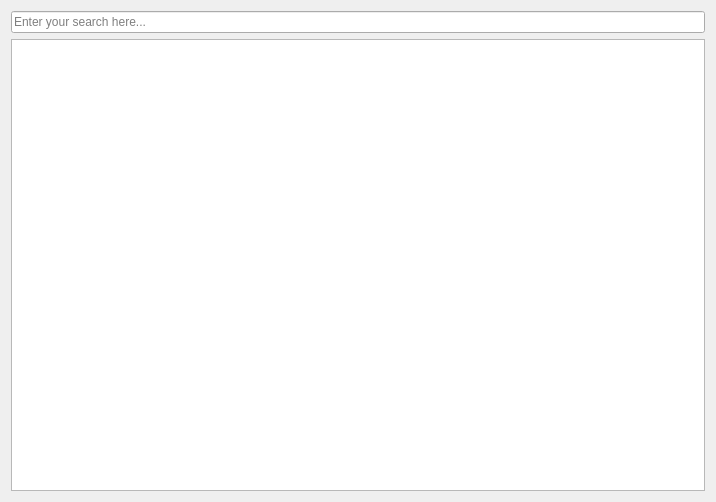
<?xml version="1.0" encoding="UTF-8"?>
<ui version="4.0">
 <class>ObjectListWindow</class>
 <widget class="QWidget" name="ObjectListWindow">
  <property name="geometry">
   <rect>
    <x>0</x>
    <y>0</y>
    <width>716</width>
    <height>502</height>
   </rect>
  </property>
  <layout class="QVBoxLayout" name="verticalLayout_2">
   <item>
    <widget class="QSplitter" name="splitter">
     <property name="orientation">
      <enum>Qt::Vertical</enum>
     </property>
     <widget class="QWidget" name="layoutWidget">
      <layout class="QVBoxLayout" name="verticalLayout">
       <item>
        <widget class="QLineEdit" name="objectSearch">
         <property name="placeholderText">
          <string>Enter your search here...</string>
         </property>
        </widget>
       </item>
       <item>
        <widget class="QListView" name="objectList"/>
       </item>
      </layout>
     </widget>
    </widget>
   </item>
  </layout>
 </widget>
 <resources/>
 <connections/>
</ui>
